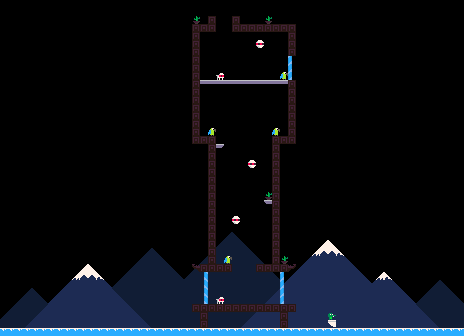

This is a level from a 2D game, rendered from its Tiled map with the project's own tilesets. A one-line summary and the map file follow, with tile-layer data summarised:
An orthogonal 58x42 tile map with 8x8 px tiles, 3 tile layers (BG, MAP, Sprites), 3 tilesets.

<map version="1.8" tiledversion="1.8.2" orientation="orthogonal" renderorder="right-down" width="58" height="42" tilewidth="8" tileheight="8" infinite="0" nextlayerid="5" nextobjectid="1">
 <editorsettings>
  <export target="level2.json" format="json" />
 </editorsettings>
 <tileset firstgid="1" name="tiles" tilewidth="8" tileheight="8" tilecount="256" columns="16">
  <image source="../../public/tiles.png" width="128" height="128" />
 </tileset>
 <tileset firstgid="257" source="sprites.tsx" />
 <tileset firstgid="513" source="tiles.tsx" />
 <layer id="3" name="BG" width="58" height="42">
  <properties>
   <property name="extras" value="stars,sunset" />
   <property name="music" value="mission" />
   <property name="objective" value="Release the birds!,Endangered Parrots!" />
   <property name="save" type="int" value="100" />
   <property name="sea" value="true" />
   <property name="sky" value="dusk" />
   <property name="time" type="int" value="2" />
   <property name="title" value="Up The Chimney" />
   <property name="warning" value="Endangered Parrots" />
   <property name="weather" value="" />
  </properties>
  <data>[2436 cells, 481 non-empty, 20 distinct tile ids]</data>
 </layer>
 <layer id="1" name="MAP" width="58" height="42">
  <data>[2436 cells, 181 non-empty, 9 distinct tile ids]</data>
 </layer>
 <layer id="4" name="Sprites" width="58" height="42">
  <data>[2436 cells, 15 non-empty, 6 distinct tile ids]</data>
 </layer>
</map>
